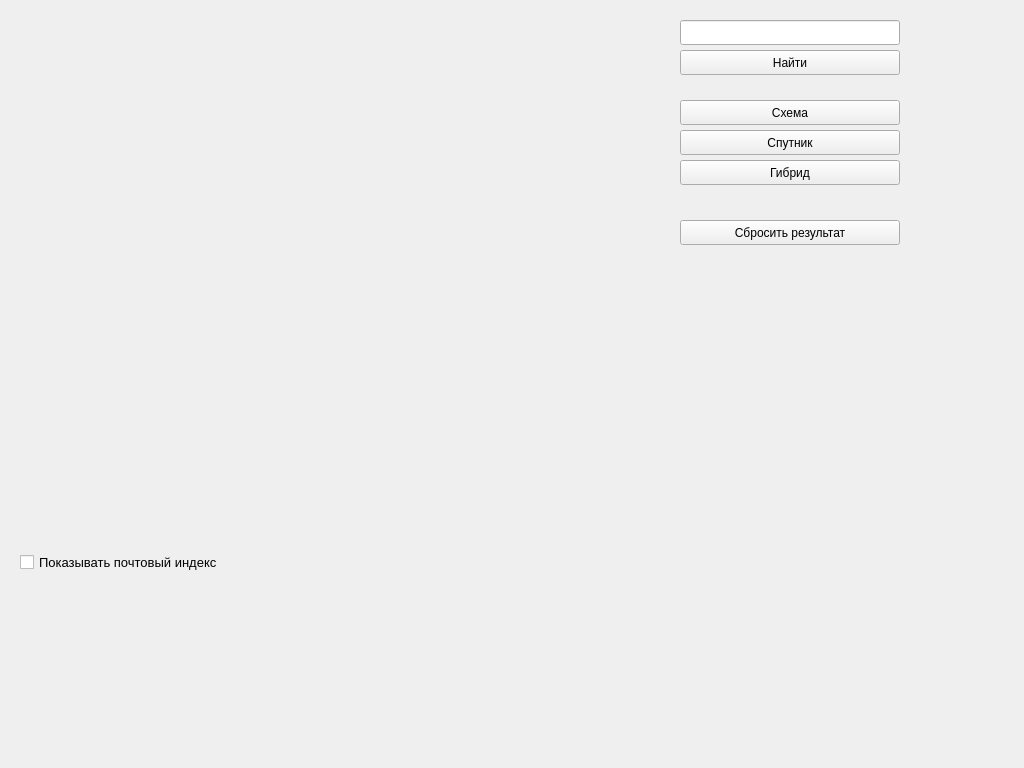
<?xml version="1.0" encoding="UTF-8"?>
<ui version="4.0">
 <class>Form</class>
 <widget class="QWidget" name="Form">
  <property name="geometry">
   <rect>
    <x>0</x>
    <y>0</y>
    <width>1024</width>
    <height>768</height>
   </rect>
  </property>
  <property name="windowTitle">
   <string>Form</string>
  </property>
  <widget class="QLabel" name="image">
   <property name="geometry">
    <rect>
     <x>10</x>
     <y>20</y>
     <width>650</width>
     <height>450</height>
    </rect>
   </property>
   <property name="text">
    <string/>
   </property>
  </widget>
  <widget class="QPushButton" name="scheme">
   <property name="geometry">
    <rect>
     <x>680</x>
     <y>100</y>
     <width>220</width>
     <height>25</height>
    </rect>
   </property>
   <property name="text">
    <string>Схема</string>
   </property>
   <attribute name="buttonGroup">
    <string notr="true">map_type_buttons</string>
   </attribute>
  </widget>
  <widget class="QPushButton" name="satellite">
   <property name="geometry">
    <rect>
     <x>680</x>
     <y>130</y>
     <width>220</width>
     <height>25</height>
    </rect>
   </property>
   <property name="text">
    <string>Спутник</string>
   </property>
   <attribute name="buttonGroup">
    <string notr="true">map_type_buttons</string>
   </attribute>
  </widget>
  <widget class="QPushButton" name="hybrid">
   <property name="geometry">
    <rect>
     <x>680</x>
     <y>160</y>
     <width>220</width>
     <height>25</height>
    </rect>
   </property>
   <property name="text">
    <string>Гибрид</string>
   </property>
   <attribute name="buttonGroup">
    <string notr="true">map_type_buttons</string>
   </attribute>
  </widget>
  <widget class="QLineEdit" name="search">
   <property name="geometry">
    <rect>
     <x>680</x>
     <y>20</y>
     <width>220</width>
     <height>25</height>
    </rect>
   </property>
  </widget>
  <widget class="QPushButton" name="confirm_search">
   <property name="geometry">
    <rect>
     <x>680</x>
     <y>50</y>
     <width>220</width>
     <height>25</height>
    </rect>
   </property>
   <property name="text">
    <string>Найти</string>
   </property>
  </widget>
  <widget class="QPushButton" name="reset">
   <property name="geometry">
    <rect>
     <x>680</x>
     <y>220</y>
     <width>220</width>
     <height>25</height>
    </rect>
   </property>
   <property name="text">
    <string>Сбросить результат</string>
   </property>
  </widget>
  <widget class="QLabel" name="address">
   <property name="geometry">
    <rect>
     <x>10</x>
     <y>500</y>
     <width>650</width>
     <height>25</height>
    </rect>
   </property>
   <property name="font">
    <font>
     <pointsize>12</pointsize>
    </font>
   </property>
   <property name="text">
    <string/>
   </property>
   <property name="alignment">
    <set>Qt::AlignCenter</set>
   </property>
  </widget>
  <widget class="QCheckBox" name="postal_code">
   <property name="geometry">
    <rect>
     <x>20</x>
     <y>550</y>
     <width>250</width>
     <height>25</height>
    </rect>
   </property>
   <property name="font">
    <font>
     <pointsize>10</pointsize>
    </font>
   </property>
   <property name="text">
    <string>Показывать почтовый индекс</string>
   </property>
  </widget>
 </widget>
 <resources/>
 <connections/>
 <buttongroups>
  <buttongroup name="map_type_buttons"/>
 </buttongroups>
</ui>
